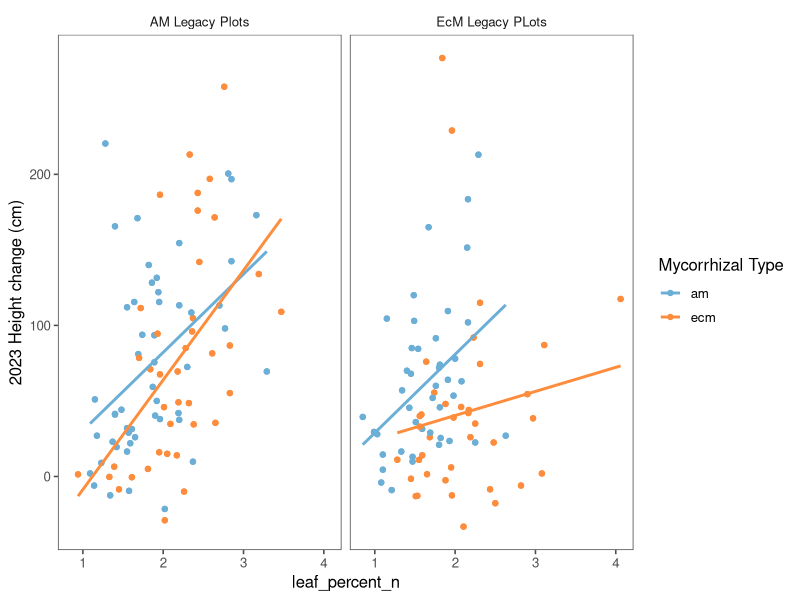
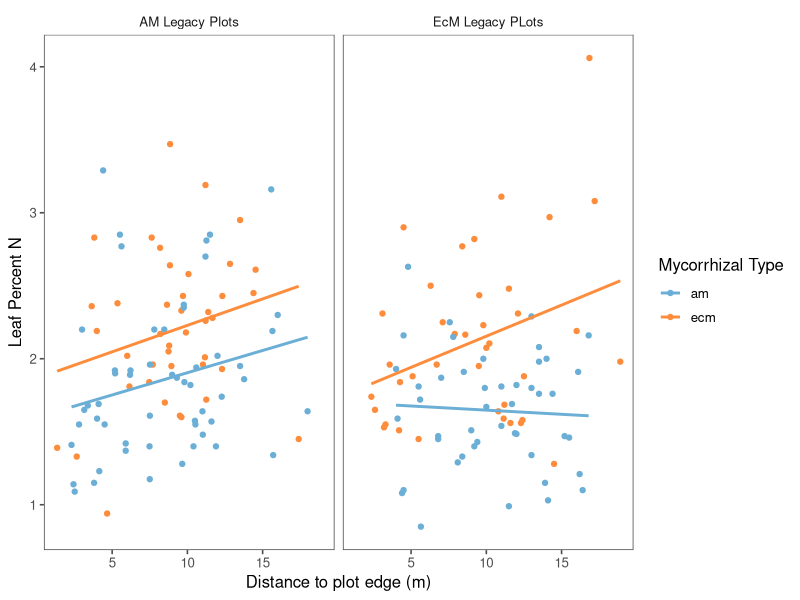
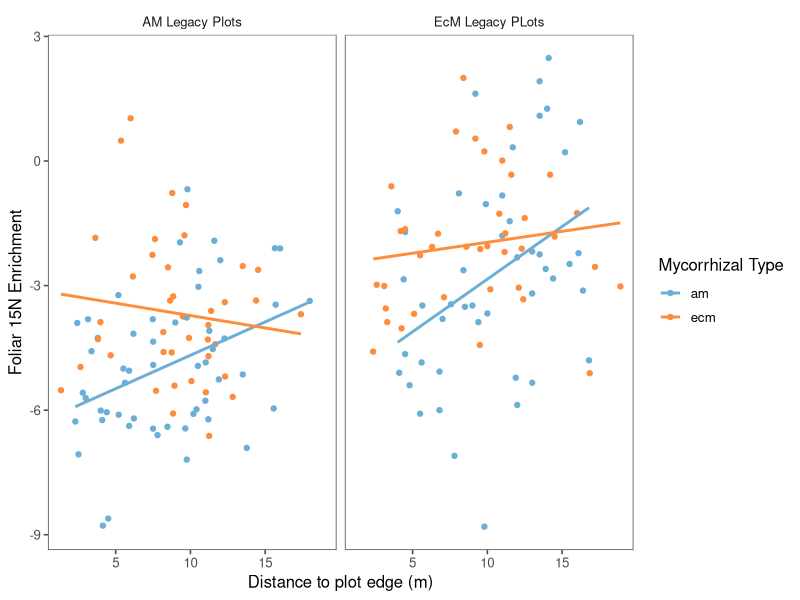
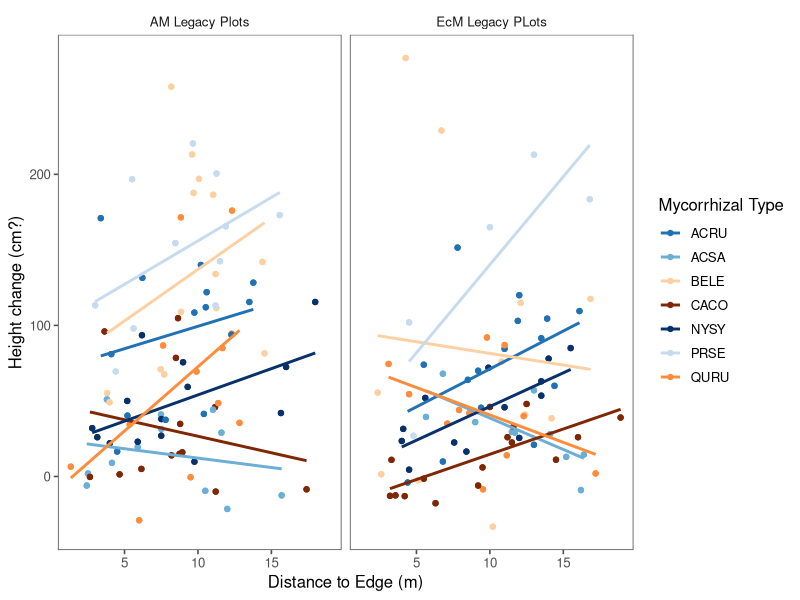
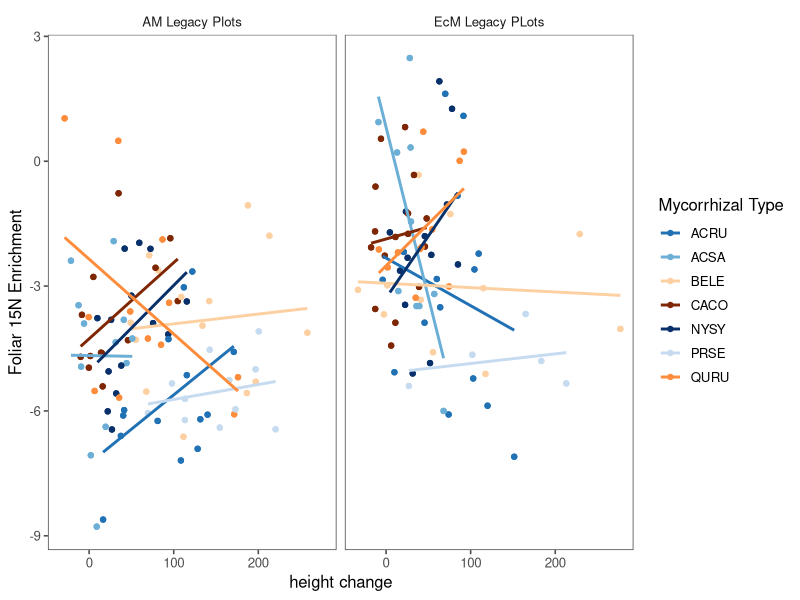
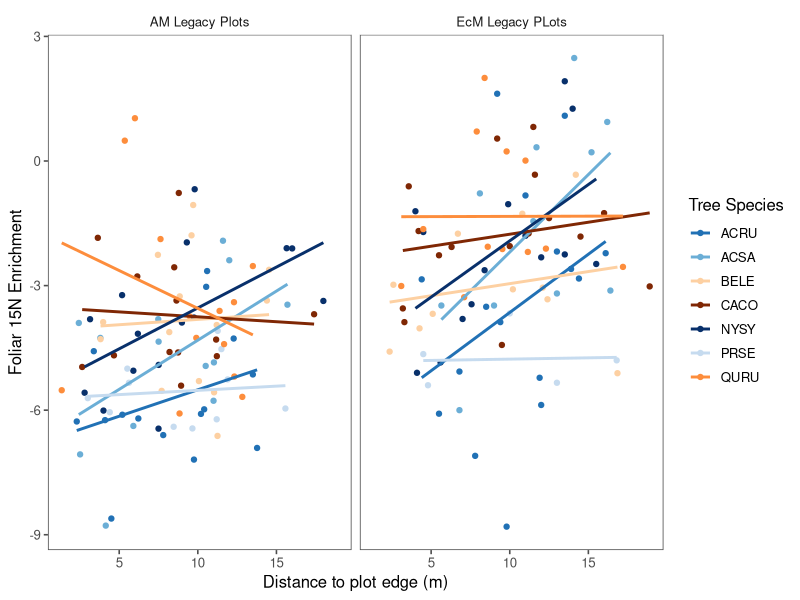
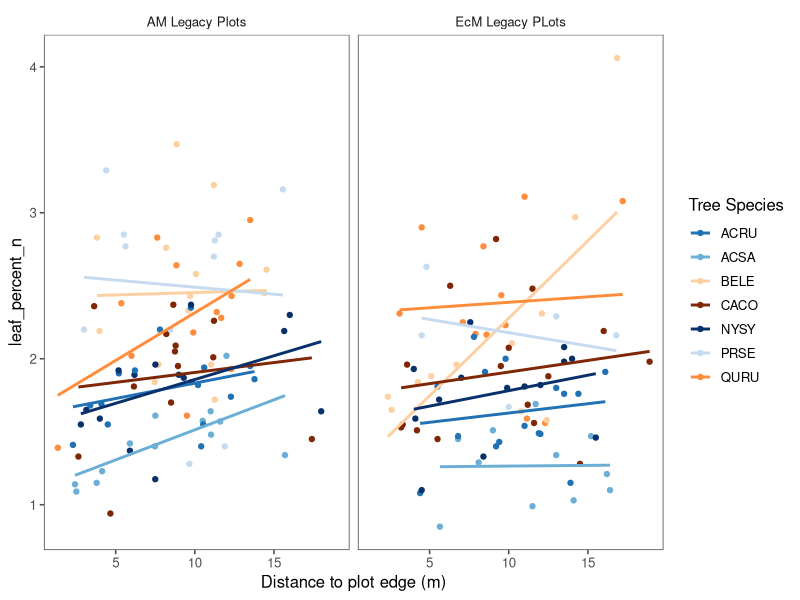
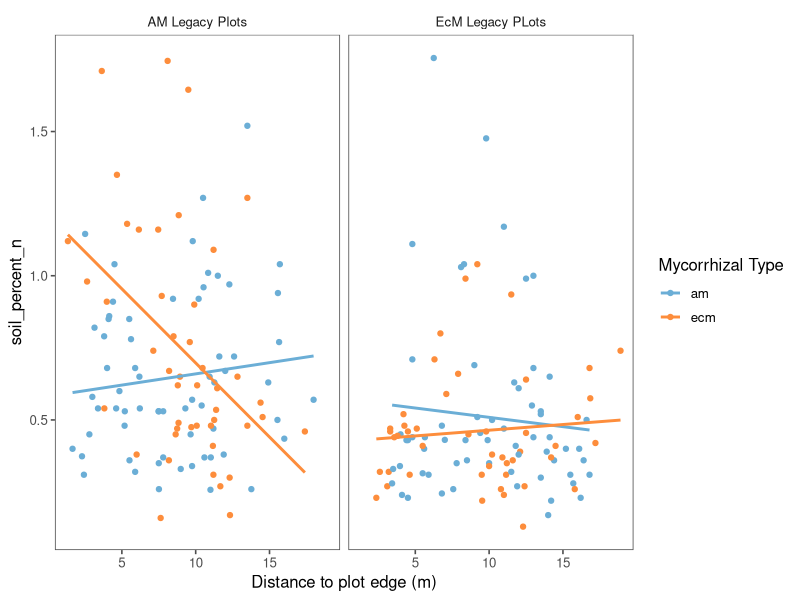

Source code (R) for these figures, in order:
#Zachary Shortt April 9 2026 
# Setup -------------------------------------------------------------------
library(tidyverse)
library(ggthemes)
library(RColorBrewer)

blues   <- RColorBrewer::brewer.pal(9, "Blues")
oranges <- RColorBrewer::brewer.pal(9, "Oranges")

species_palette <- c(
  "PRSE" = blues[3],
  "ACSA" = blues[5],
  "ACRU" = blues[7],
  "NYSY" = blues[9],
  "BELE" = oranges[3],
  "QURU" = oranges[5],
  "TIAM" = oranges[7],
  "CACO" = oranges[9]
)
# Plotting theme 

my_theme <- function() {
  ggplot2::theme_classic() +
    ggplot2::theme(
      axis.text = element_text(size = 12),
      axis.title.x = element_text(size = 14),
      axis.title.y = element_text(size = 14),
      legend.text = element_text(size = 12),
      legend.title = element_text(size = 14),
      strip.text.x = element_text(size = 12),
      legend.position = "bottom"
    )
}

# load files --------------------------------------------------------------

isotope_data <- read_csv("outplut/combined_soil_leaf_with_myc_type_and_enrichment.csv")
isotope_data <- isotope_data %>% 
filter (species != "TIAM")

myc_alldata <-   
  read_csv("outplut/alldata_03262026.csv") %>% 
  mutate(
    site_unit = factor(site_unit)
  ) 

myc_2023 <- 
  myc_alldata %>%
  filter(year == "2023") %>%
  droplevels() %>%
  
  # turn the factors into numeric variables
  
  mutate(
    myc_legacy_num = case_when(mycorrhizal_legacy == "ecm" ~ 0, TRUE ~ 1),
    myc_type_num = case_when(myc_type == "ecm" ~ 0, TRUE ~ 1),
    species = toupper(species)
  )


# Main Foliar enrichment figs -----------------------------------------------

#matches model 1, height is a function of dist from edge 
#and mycorrhizal type but not myc legacy

filter(myc_2023, !is.na(foliar_15n_enrichment)) %>%
  ggplot(aes(x = leaf_percent_n, y = height_change, color = myc_type))+
  geom_point()+
  geom_smooth(method = "lm", se = FALSE)+
  scale_color_manual(values = c(blues[5], oranges[5]))+
  facet_wrap(~mycorrhizal_legacy,
             labeller = as_labeller(c(
               "am" = "AM Legacy Plots",
               "ecm" = "EcM Legacy PLots"
             )))+
  labs(
    y = "2023 Height change (cm)",
    x = "leaf_percent_n",
    color = "Mycorrhizal Type"
  )+
  theme_few()

#matches model 2, leaf percent N is a function of distance to edge (though myc type 
#and plot weren't included in model, should I simplify?)

filter(isotope_data, mycorrhizal_legacy %in% c("am", "ecm")) %>% 
  ggplot(aes(x = distance_to_edge_m, y = leaf_percent_n, color = myc_type))+
  geom_point()+
  geom_smooth(method = "lm", se = FALSE)+
  scale_color_manual(values = c(blues[5], oranges[5]))+
  facet_wrap(~mycorrhizal_legacy,
             labeller = as_labeller(c(
               "am" = "AM Legacy Plots",
               "ecm" = "EcM Legacy PLots"
             )))+
  labs(
    y = "Leaf Percent N",
    x = "Distance to plot edge (m)",
    color = "Mycorrhizal Type"
  )+
  theme_few()

#matches model 3, foliar 15N enrichment is a function of distance to edge and 
#interaction between dist to edge and mycorrhizal type and  
#almost interaction between distance to edge and legacy plot 

filter(isotope_data, !is.na(foliar_15N_enrichment)) %>%
  ggplot(aes(x = distance_to_edge_m, y = foliar_15N_enrichment, color = myc_type))+
  geom_point()+
  geom_smooth(method = "lm", se = FALSE)+
  scale_color_manual(values = c(blues[5], oranges[5]))+
  facet_wrap(~mycorrhizal_legacy,
             labeller = as_labeller(c(
               "am" = "AM Legacy Plots",
               "ecm" = "EcM Legacy PLots"
             )))+
  labs(
    y = "Foliar 15N Enrichment",
    x = "Distance to plot edge (m)",
    color = "Mycorrhizal Type"
  )+
  theme_few()

ggsave("outplut/figures/foliar_15N_enrichment_vs_distance_to_edge_myc_type.png", width = 8, height = 6)


# By Species for supplementary  -------------------------------------------

filter(myc_2023, !is.na(foliar_15n_enrichment)) %>%
  ggplot(aes(x = distance_to_edge_m, y = height_change, color = species))+
  geom_point()+
  geom_smooth(method = "lm", se = FALSE)+
  scale_color_manual(values = species_palette)+
  facet_wrap(~mycorrhizal_legacy,
             labeller = as_labeller(c(
               "am" = "AM Legacy Plots",
               "ecm" = "EcM Legacy PLots"
             )))+
  labs(
    y = "Height change (cm?)",
    x = "Distance to Edge (m)",
    color = "Mycorrhizal Type"
  )+
  theme_few()



filter(myc_2023, !is.na(foliar_15n_enrichment)) %>%
  ggplot(aes(x = height_change, y = foliar_15n_enrichment, color = species
             ))+
  geom_point()+
  geom_smooth(method = "lm", se = FALSE)+
  scale_color_manual(values = species_palette)+
  facet_wrap(~mycorrhizal_legacy,
             labeller = as_labeller(c(
               "am" = "AM Legacy Plots",
               "ecm" = "EcM Legacy PLots"
             )))+
  labs(
    y = "Foliar 15N Enrichment",
    x = "height change",
    color = "Mycorrhizal Type"
  )+
  theme_few()


filter(isotope_data, !is.na(foliar_15N_enrichment)) %>%
  ggplot(aes(x = distance_to_edge_m, y = foliar_15N_enrichment, color = species))+
  geom_point()+
  geom_smooth(method = "lm", se = FALSE)+
  scale_color_manual(values = species_palette)+
  facet_wrap(~mycorrhizal_legacy,
             labeller = as_labeller(c(
               "am" = "AM Legacy Plots",
               "ecm" = "EcM Legacy PLots"
             )))+
  labs(
    y = "Foliar 15N Enrichment",
    x = "Distance to plot edge (m)",
    color = "Tree Species"
  )+
  theme_few()

ggsave("outplut/figures/foliar_15N_enrichment_vs_distance_to_edge_species.png", width = 8, height = 6)

filter(isotope_data, !is.na(foliar_15N_enrichment)) %>%
  ggplot(aes(x = distance_to_edge_m, y = leaf_percent_n, color = species))+
  geom_point()+
  geom_smooth(method = "lm", se = FALSE)+
  scale_color_manual(values = species_palette)+
  facet_wrap(~mycorrhizal_legacy,
             labeller = as_labeller(c(
               "am" = "AM Legacy Plots",
               "ecm" = "EcM Legacy PLots"
             )))+
  labs(
    y = "leaf_percent_n",
    x = "Distance to plot edge (m)",
    color = "Tree Species"
  )+
  theme_few()

ggsave("outplut/figures/foliar_15N_enrichment_vs_distance_to_edge_species.png", width = 8, height = 6)


filter(isotope_data, !is.na(soil_percent_n)) %>%
  ggplot(aes(x = distance_to_edge_m, y = soil_percent_n, color = myc_type))+
  geom_point()+
  geom_smooth(method = "lm", se = FALSE)+
  scale_color_manual(values = c(blues[5], oranges[5]))+
  facet_wrap(~mycorrhizal_legacy,
             labeller = as_labeller(c(
               "am" = "AM Legacy Plots",
               "ecm" = "EcM Legacy PLots"
             )))+
  labs(
    y = "soil_percent_n",
    x = "Distance to plot edge (m)",
    color = "Mycorrhizal Type"
  )+
  theme_few()
